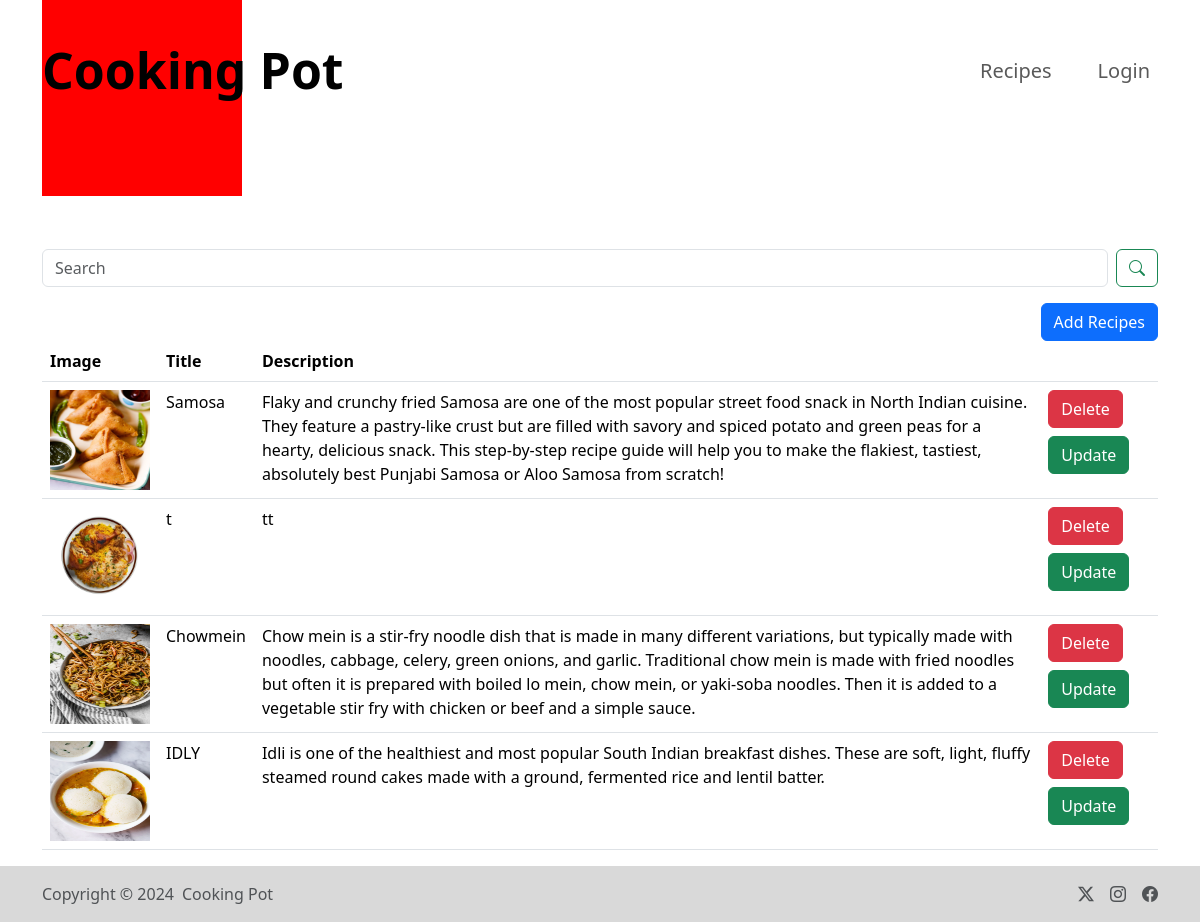
The app's page /recipe/, older data.
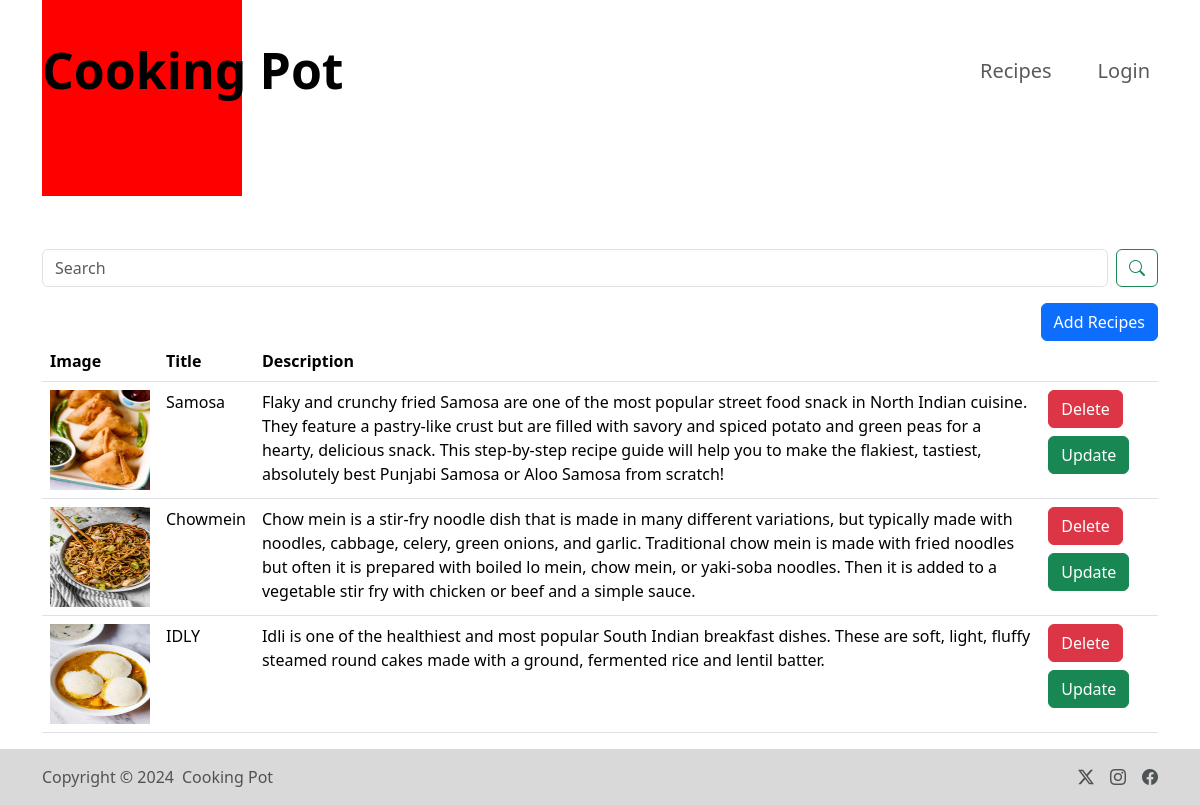
The same page, newer data.
### All/models.py (models this page shows)
class Recipe(models.Model):
    recipe_name = models.CharField(max_length=100)
    recipe_description = models.TextField()
    recipe_image = models.ImageField(upload_to="images")

### All/views.py (the view, shortened to what this page needs)
# urls.py: path('recipe/', recipe, name = "recipe"),
def recipe(request):
    queryset = Recipe.objects.all()
    context = {'recipes' : queryset}
    return render(request, 'recipe.html', context)

### All/Templates/recipe.html (shortened to what this page needs)
{% extends "base.html" %}
{% load static %}
{% block start%}
<div class="container mt-10 ">
    <form class="d-flex">
        <input class="form-control me-2" type="search" placeholder="Search" aria-label="Search">
        <button class="btn btn-outline-success" type="submit"><i class="bi bi-search"></i></button>
    </form>
    <div class="d-flex flex-row-reverse">
      <button type="button" class="btn btn-add btn-primary mt-3" data-bs-toggle="modal" data-bs-target="#exampleModal">Add Recipes</button>
  </div>
    <table class="table">
      <thead>
        <tr>
          <th scope="col">Image</th>
          <th scope="col">Title</th>
          <th scope="col">Description</th>
          <th scope="col"></th>
        </tr>
      </thead>
      <tbody>
        {% for recipe in recipes %}
        <tr>
          <td><img src="/media/{{recipe.recipe_image}}" style="height: 100px; width: 100px;"> </td>
          <td>{{recipe.recipe_name}}</td>
          <td>{{recipe.recipe_description}}</td>
          <td>
            <a href="/delete_recipe/{{recipe.id}}/" class="btn btn-danger"> Delete </a>
            <a href="/update_recipe/{{recipe.id}}/" class="btn btn-success mt-2"> Update </a>
          </td>
        </tr>
       {% endfor %}
      </tbody>
    </table>
</div>
{% endblock %}

### All/Templates/base.html (shortened to what this page needs)
<!DOCTYPE html>
<html lang="en">
<head>
    <link rel="stylesheet" href="https://cdn.jsdelivr.net/npm/bootstrap-icons@1.11.3/font/bootstrap-icons.min.css">
    <link href= "https://getbootstrap.com/docs/5.3/assets/css/docs.css" rel="stylesheet"/>
    <link href="https://cdn.jsdelivr.net/npm/bootstrap@5.3.3/dist/css/bootstrap.min.css" rel="stylesheet">
</head>
<body>
  <nav class="navbar navbar-expand-lg ">
  <div class="container">
    <a class="navbar-brand mx-auto" href=" /">Cooking Pot</a>
    <div class="red-box"></div>
    <div class="collapse navbar-collapse justify-content-end" id="navbarSupportedContent">
      <ul class="navbar-nav">
        <li class="nav-item">
          <a class="nav-link" href="/recipe/">Recipes</a>
        </li>
      </ul>
      <ul class="navbar-nav">
        <li class="nav-item">
          <a class="nav-btn nav-link" href="#">Login</a>
        </li>
      </ul>
    </div>
  </div>
  </nav>
  {% block start %}
  {% endblock %}
<div class="footer footer-start">
  <div class="container my-">
    <footer class="d-flex flex-wrap justify-content-between align-items-center py-3">
      <div class="col-md-4 d-flex align-items-center">
        <span class="text-muted">Copyright &copy; 2024 </span>
        <a href="#" class="mb-3 ms-2 mb-md-0 text-muted text-decoration-none lh-1"> Cooking Pot</a>
      </div>
      <ul class="nav col-md-4 justify-content-end list-unstyled d-flex">
        <li class="ms-3"><a class="text-muted" href="#"><i class="bi bi-twitter-x"></i></a></li>
        <li class="ms-3"><a class="text-muted" href="#"><i class="bi bi-instagram"> </i></a></li>
        <li class="ms-3"><a class="text-muted" href="#"><i class="bi bi-facebook"></i></a></li>
      </ul>
    </footer>
  </div>
</div>
</body>
</html>

### All/Templates/base.html (style rules this page uses)
html { scroll-behavior: smooth; }
.navbar-nav { margin-left: 30px; }
.red-box { background-color: red; width: 200px; height: 250px; position: absolute; }
.navbar { margin-top: 20px; }
.navbar-brand { z-index: 1; font-size: 50px; font-weight: bold; }
.mt-10 { margin-top: 8rem; }
.nav-link { font-size: 20px; }
.btn-add { display: flex; align-items: flex-end; }
.footer-start { background-color: #D9D9D9; }
.footer { width : 100%; bottom: 0; }

Row changes from the older to the newer data that the page shows:
removed Recipe: recipe_image (picture), recipe_name "t", recipe_description "tt"
